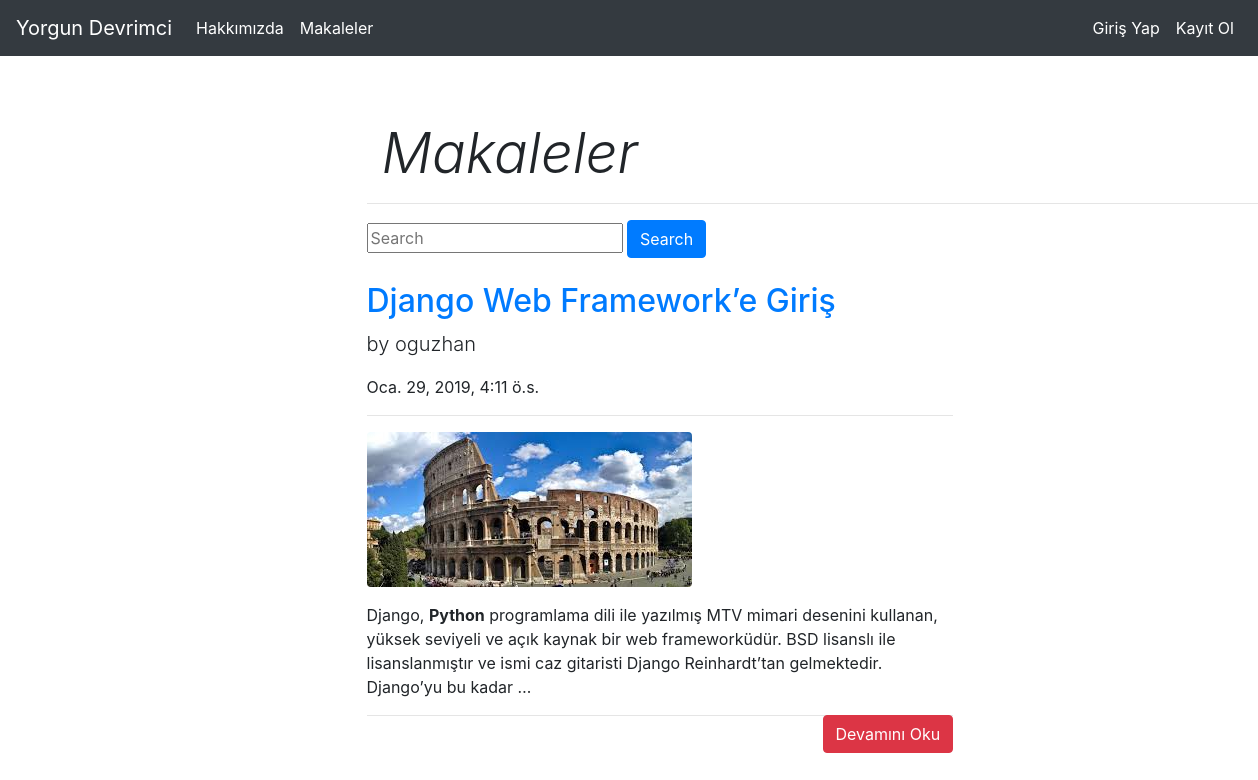
The app's page /articles/ with its own data.
### article/models.py (models this page shows, shortened)
class Article(models.Model):
    author=models.ForeignKey("auth.User",on_delete=models.CASCADE,verbose_name="Yazar")
    title=models.CharField(max_length=50,verbose_name="Başlık")
    content = RichTextField(verbose_name="Makale")
    created_date = models.DateTimeField(auto_now_add=True,verbose_name="Oluşturulma Tarihi")
    article_image = models.FileField(blank=True,null=True,verbose_name="Fotoğraf Ekle")
    class Meta:
        ordering = ['-created_date']

### article/views.py (the view)
# urls.py: path('',views.articles,name="articles"),
def articles(request):
    keyword=request.GET.get("keyword")
    if keyword:
        articles=Article.objects.filter(title__contains=keyword )
        content={"articles":articles}
        return render(request,"articles.html",content)
    articles=Article.objects.all()
    content={"articles":articles}
    return render(request,"articles.html",content)

### templates/articles.html (shortened to what this page needs)
{% extends "layout.html" %}
{% block body %}
{% if articles %}
<div class="col-md-10 offset-md-3">
<div class="col-lg-8"><h1 class="display-4 font-italic">Makaleler</h1></div>
<hr>
<form>
<input type="text" name="keyword" class="input-sm" maxlength="64" placeholder="Search">
<button type="submit" class="btn btn-primary ">Search</button>
</form>
{% for article in articles  %}
<div class="row">
        <div class="col-lg-8">
          <a href="{% url 'article:detail' article.id %}"><h2 class="mt-4">{{article.title}}</h2></a>
          <p class="lead">
            by
            <a>{{article.author.username}}</a>
          </p>
          <p>{{article.created_date}}</p>
          <hr>
          {% if article.article_image %}
          <img class="img-fluid rounded" src="{{article.article_image.url}}" alt="">
          {% endif %}
          <p>
          {{article.content|safe|truncatewords:30}}
          </p>
                    <a href="{% url 'article:detail' article.id %}" class="btn btn-danger" style="float:right;">Devamını Oku</a>
         <hr>
        </div>
      </div>
{% endfor %}
{% else %}
<div class="alert alert-danger">Makale Bulunmamaktadır</div>
{% endif %}
</div>
{% endblock body %}

### templates/layout.html (shortened to what this page needs)
<!DOCTYPE html>
{% load static %}
<html lang="en">
<head>
    <link rel="stylesheet" href="{% static 'css/bootstrap.min.css' %}" >
</head>
<body>
{% include "includes/navbar.html" %}
<br>
<br>
<br>
<br>
<br>
<div class="container" style="margin-bottom:100px;">
{% block body %}
{% endblock body %}
</div>
</body>
</html>

### templates/includes/navbar.html (shortened to what this page needs)
<nav class="navbar navbar-expand-md navbar-dark fixed-top bg-dark">
    <a class="navbar-brand" href="/">Yorgun Devrimci</a>
    <div class="collapse navbar-collapse" id="navbarCollapse">
      <ul class="navbar-nav mr-auto">
        <li class="nav-item active">
          <a class="nav-link" href="{% url 'about'%}">Hakkımızda</a>
        </li>
        <li class="nav-item active">
            <a class="nav-link" href="{% url 'article:articles' %}">Makaleler</a>
          </li>
      </ul>
      <ul class="navbar-nav ml-auto">
      {% if request.user.is_authenticated %}
      <li class="nav-item active">
          <a class="nav-link" href="{% url 'article:dashboard' %}">Kontrol Paneli</a>
        </li>
        <li class="nav-item active">
            <a class="nav-link" href="{% url 'user:logout' %}">Çıkış Yap</a>
          </li>
{% else %}
<li class="nav-item active">
            <a class="nav-link" href="{% url 'user:login'%}">Giriş Yap</a>
          </li>
          <li class="nav-item active">
            <a class="nav-link" href="{% url 'user:register'%}">Kayıt Ol</a>
          </li>
{% endif %}
</ul>
    </div>
  </nav>

### records on screen
Article: title "Django Web Framework’e Giriş", author.username "oguzhan", created_date "Oca. 29, 2019, 4:11 ö.s.", article_image (picture), content "Django, Python programlama dili ile yazılmış MTV mimari desenini kullanan, yüksek seviyeli ve açık kaynak bir web frameworküdür. BSD lisanslı ile lisanslanmıştır ve ismi caz gitaristi Django Reinhardt’tan gelmektedir. Django’yu bu kadar …"
